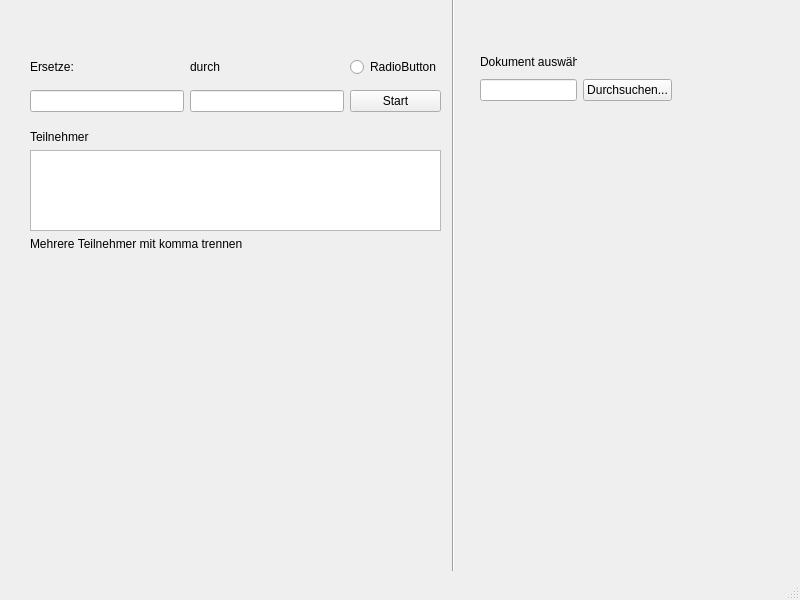
<?xml version="1.0" encoding="UTF-8"?>
<ui version="4.0">
 <class>MainWindow</class>
 <widget class="QMainWindow" name="MainWindow">
  <property name="geometry">
   <rect>
    <x>0</x>
    <y>0</y>
    <width>800</width>
    <height>600</height>
   </rect>
  </property>
  <property name="windowTitle">
   <string>MainWindow</string>
  </property>
  <widget class="QWidget" name="centralwidget">
   <widget class="QWidget" name="gridLayoutWidget">
    <property name="geometry">
     <rect>
      <x>30</x>
      <y>50</y>
      <width>411</width>
      <height>71</height>
     </rect>
    </property>
    <layout class="QGridLayout" name="gridLayout">
     <item row="3" column="0">
      <widget class="QLineEdit" name="lineEdit"/>
     </item>
     <item row="1" column="0">
      <widget class="QLabel" name="label">
       <property name="text">
        <string>Ersetze:</string>
       </property>
      </widget>
     </item>
     <item row="3" column="1">
      <widget class="QLineEdit" name="lineEdit_2"/>
     </item>
     <item row="3" column="2">
      <widget class="QPushButton" name="pushButton">
       <property name="text">
        <string>Start</string>
       </property>
      </widget>
     </item>
     <item row="1" column="2">
      <widget class="QRadioButton" name="radioButton">
       <property name="text">
        <string>RadioButton</string>
       </property>
      </widget>
     </item>
     <item row="1" column="1">
      <widget class="QLabel" name="label_2">
       <property name="text">
        <string>durch</string>
       </property>
      </widget>
     </item>
    </layout>
   </widget>
   <widget class="QWidget" name="verticalLayoutWidget">
    <property name="geometry">
     <rect>
      <x>30</x>
      <y>130</y>
      <width>411</width>
      <height>121</height>
     </rect>
    </property>
    <layout class="QVBoxLayout" name="verticalLayout">
     <item>
      <widget class="QLabel" name="label_3">
       <property name="text">
        <string>Teilnehmer</string>
       </property>
      </widget>
     </item>
     <item>
      <widget class="QTextEdit" name="textEdit"/>
     </item>
     <item>
      <widget class="QLabel" name="label_4">
       <property name="text">
        <string>Mehrere Teilnehmer mit komma trennen</string>
       </property>
      </widget>
     </item>
    </layout>
   </widget>
   <widget class="Line" name="line">
    <property name="geometry">
     <rect>
      <x>443</x>
      <y>-30</y>
      <width>20</width>
      <height>601</height>
     </rect>
    </property>
    <property name="orientation">
     <enum>Qt::Vertical</enum>
    </property>
   </widget>
   <widget class="QWidget" name="gridLayoutWidget_2">
    <property name="geometry">
     <rect>
      <x>480</x>
      <y>50</y>
      <width>192</width>
      <height>51</height>
     </rect>
    </property>
    <layout class="QGridLayout" name="gridLayout_2">
     <item row="1" column="0">
      <widget class="QLineEdit" name="lineEdit_3">
       <property name="toolTip">
        <string>...</string>
       </property>
      </widget>
     </item>
     <item row="0" column="0">
      <widget class="QLabel" name="label_5">
       <property name="text">
        <string>Dokument auswählen</string>
       </property>
      </widget>
     </item>
     <item row="1" column="1">
      <widget class="QPushButton" name="pushButton_2">
       <property name="text">
        <string>Durchsuchen...</string>
       </property>
      </widget>
     </item>
    </layout>
   </widget>
  </widget>
  <widget class="QMenuBar" name="menubar">
   <property name="geometry">
    <rect>
     <x>0</x>
     <y>0</y>
     <width>800</width>
     <height>21</height>
    </rect>
   </property>
  </widget>
  <widget class="QStatusBar" name="statusbar"/>
 </widget>
 <resources/>
 <connections/>
</ui>
